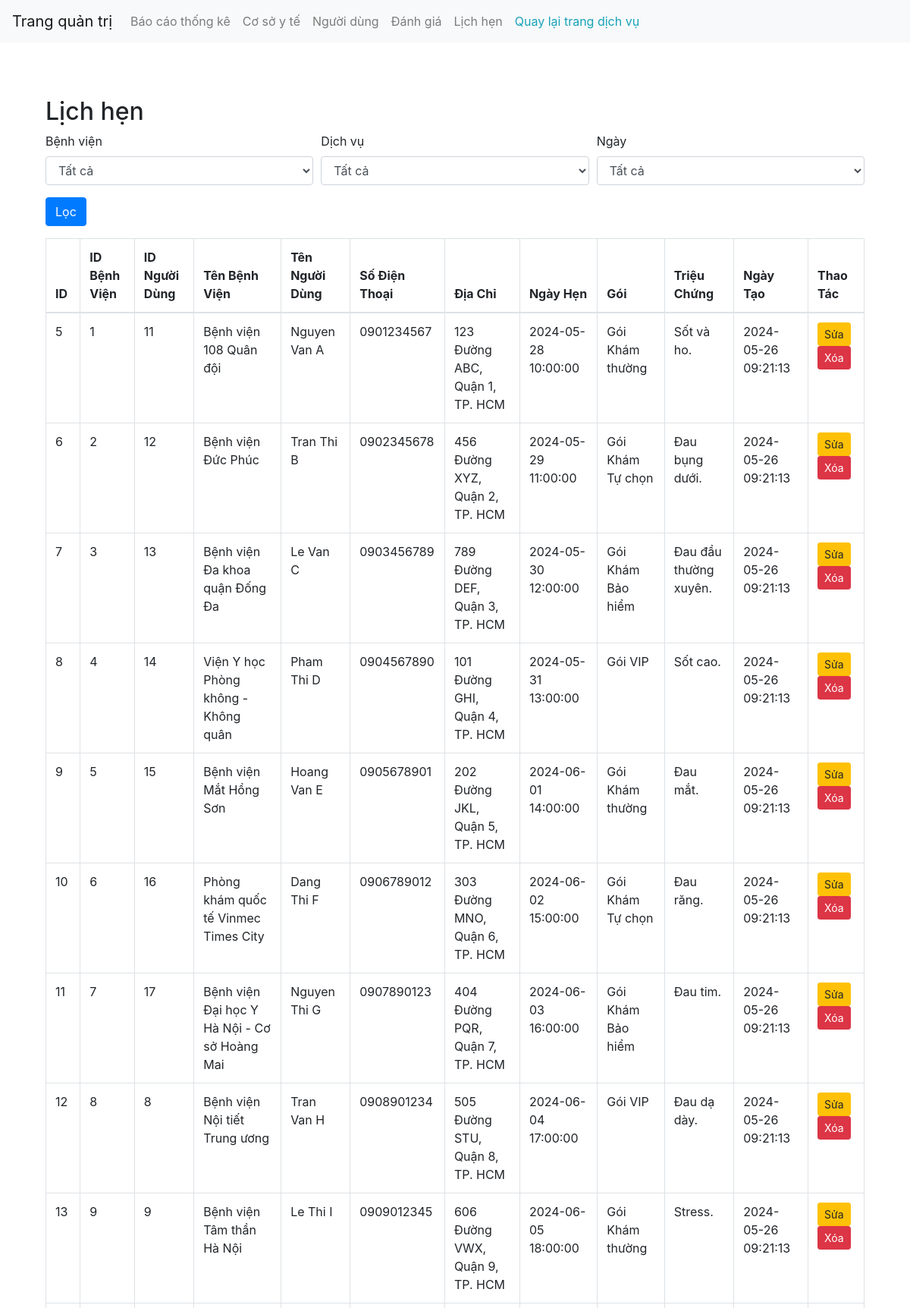
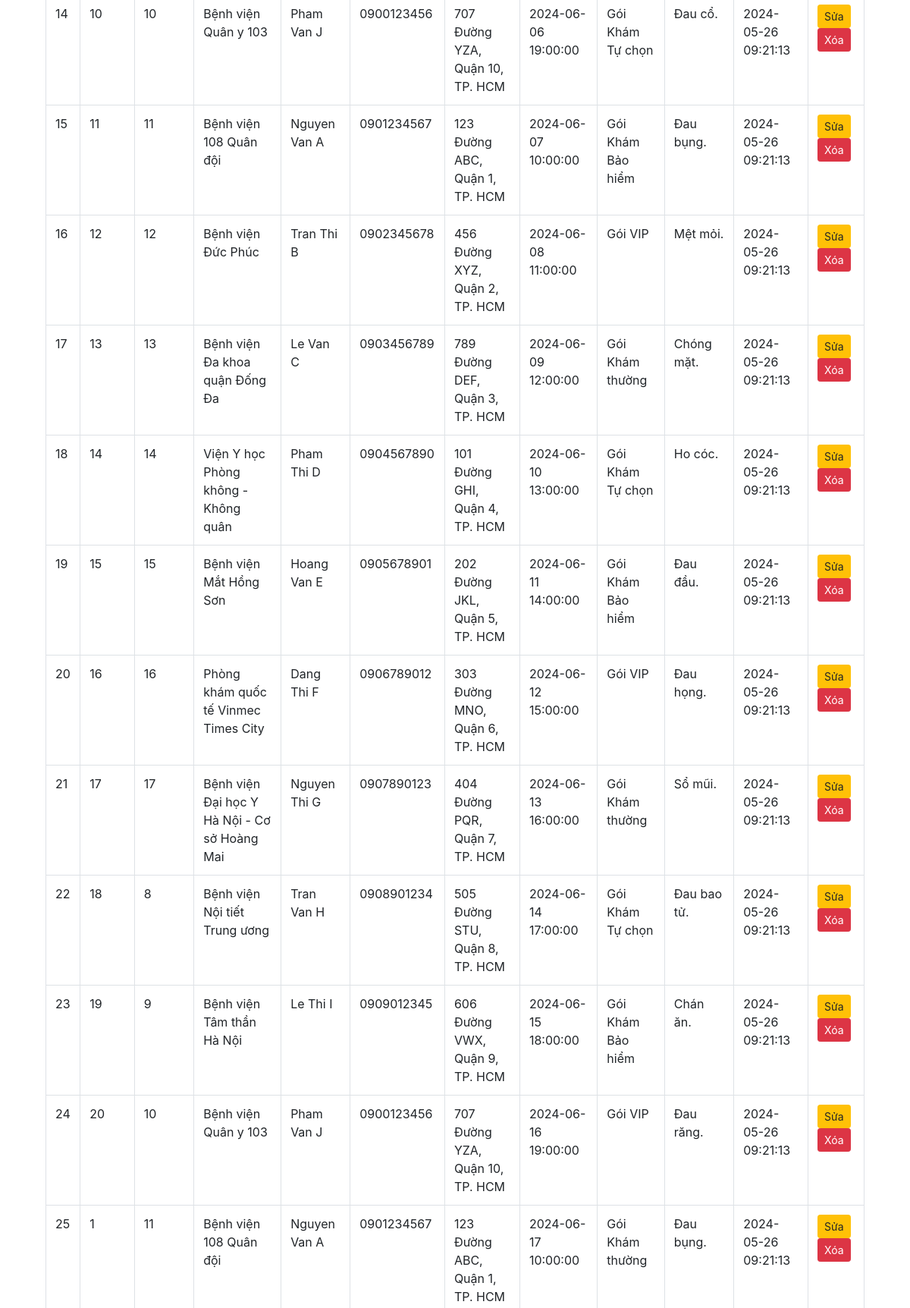
The page /page/admin/appointment/read.php (signed in, upper part) on the database its author committed (2 pictures, top to bottom).
### tables this page shows
CREATE TABLE `appointments` (
  `id_appointments` int(11) NOT NULL,
  `id_hopital` int(11) NOT NULL,
  `id_user` int(11) NOT NULL,
  `name_hopital` varchar(2000) NOT NULL,
  `name` varchar(2000) NOT NULL,
  `phone` varchar(15) NOT NULL,
  `address` varchar(2000) NOT NULL,
  `appointment_date` datetime NOT NULL,
  `created_at` datetime DEFAULT current_timestamp(),
  `package` varchar(50) NOT NULL,
  `symptoms` text NOT NULL
);

### page/admin/appointment/read.php (the view, shortened to what this page needs)
<?php
require_once(__ROOT__ . '../../../connect.php');
include('../includes/header.php');
$sql = "SELECT * FROM appointments";
$result = $conn->query($sql);
?>
<!DOCTYPE html>
<html lang="vi">
<head>
    <link rel="stylesheet" href="https://maxcdn.bootstrapcdn.com/bootstrap/4.5.2/css/bootstrap.min.css">
</head>
<body>
    <div class="container pb-5 pt-5">
        <h2>Lịch hẹn</h2>
        <form class="mb-3">
            <div class="form-row">
                <div class="form-group col-md-4">
                    <label for="hospitalSelect">Bệnh viện</label>
                    <select id="hospitalSelect" class="form-control">
                        <option selected disabled>Tất cả</option>
                    </select>
                </div>
                <div class="form-group col-md-4">
                    <label for="serviceSelect">Dịch vụ</label>
                    <select id="serviceSelect" class="form-control">
                        <option selected disabled>Tất cả</option>
                    </select>
                </div>
                <div class="form-group col-md-4">
                    <label for="dateSelect">Ngày</label>
                    <select id="dateSelect" class="form-control">
                        <option selected disabled>Tất cả</option>
                    </select>
                </div>
            </div>
            <button type="submit" class="btn btn-primary">Lọc</button>
        </form>
        <table class="table table-bordered">
            <thead>
                <tr>
                    <th>ID</th>
                    <th>ID Bệnh Viện</th>
                    <th>ID Người Dùng</th>
                    <th>Tên Bệnh Viện</th>
                    <th>Tên Người Dùng</th>
                    <th>Số Điện Thoại</th>
                    <th>Địa Chỉ</th>
                    <th>Ngày Hẹn</th>
                    <th>Gói</th>
                    <th>Triệu Chứng</th>
                    <th>Ngày Tạo</th>
                    <th>Thao Tác</th>
                </tr>
            </thead>
            <tbody>
                <?php while($row = $result->fetch_assoc()) { ?>
                <tr>
                    <td><?php echo $row['id_appointments']; ?></td>
                    <td><?php echo $row['id_hopital']; ?></td>
                    <td><?php echo $row['id_user']; ?></td>
                    <td><?php echo $row['name_hopital']; ?></td>
                    <td><?php echo $row['name']; ?></td>
                    <td><?php echo $row['phone']; ?></td>
                    <td><?php echo $row['address']; ?></td>
                    <td><?php echo $row['appointment_date']; ?></td>
                    <td><?php echo $row['package']; ?></td>
                    <td><?php echo $row['symptoms']; ?></td>
                    <td><?php echo $row['created_at']; ?></td>
                    <td>
                        <a href="update.php?id=<?php echo $row['id_appointments']; ?>" class="btn btn-warning btn-sm">Sửa</a>
                        <a href="delete.php?id=<?php echo $row['id_appointments']; ?>" class="btn btn-danger btn-sm">Xóa</a>
                    </td>
                </tr>
                <?php } ?>
            </tbody>
        </table>
    </div>
    <?php
include('../includes/footer.php');
?>
</body>
</html>

### rows shown on the page
appointments: id_appointments "5", id_hopital "1", id_user "11", name_hopital "Bệnh viện 108 Quân đội", name "Nguyen Van A", phone "0901234567", address "123 Đường ABC, Quận 1, TP. HCM", appointment_date "2024-05-28 10:00:00", package "Gói Khám thường", symptoms "Sốt và ho.", created_at "2024-05-26 09:21:13"
appointments: id_appointments "6", id_hopital "2", id_user "12", name_hopital "Bệnh viện Đức Phúc", name "Tran Thi B", phone "0902345678", address "456 Đường XYZ, Quận 2, TP. HCM", appointment_date "2024-05-29 11:00:00", package "Gói Khám Tự chọn", symptoms "Đau bụng dưới.", created_at "2024-05-26 09:21:13"
appointments: id_appointments "7", id_hopital "3", id_user "13", name_hopital "Bệnh viện Đa khoa quận Đống Đa", name "Le Van C", phone "0903456789", address "789 Đường DEF, Quận 3, TP. HCM", appointment_date "2024-05-30 12:00:00", package "Gói Khám Bảo hiểm", symptoms "Đau đầu thường xuyên.", created_at "2024-05-26 09:21:13"
appointments: id_appointments "8", id_hopital "4", id_user "14", name_hopital "Viện Y học Phòng không - Không quân", name "Pham Thi D", phone "0904567890", address "101 Đường GHI, Quận 4, TP. HCM", appointment_date "2024-05-31 13:00:00", package "Gói VIP", symptoms "Sốt cao.", created_at "2024-05-26 09:21:13"
appointments: id_appointments "9", id_hopital "5", id_user "15", name_hopital "Bệnh viện Mắt Hồng Sơn", name "Hoang Van E", phone "0905678901", address "202 Đường JKL, Quận 5, TP. HCM", appointment_date "2024-06-01 14:00:00", package "Gói Khám thường", symptoms "Đau mắt.", created_at "2024-05-26 09:21:13"
appointments: id_appointments "10", id_hopital "6", id_user "16", name_hopital "Phòng khám quốc tế Vinmec Times City", name "Dang Thi F", phone "0906789012", address "303 Đường MNO, Quận 6, TP. HCM", appointment_date "2024-06-02 15:00:00", package "Gói Khám Tự chọn", symptoms "Đau răng.", created_at "2024-05-26 09:21:13"
appointments: id_appointments "11", id_hopital "7", id_user "17", name_hopital "Bệnh viện Đại học Y Hà Nội - Cơ sở Hoàng Mai", name "Nguyen Thi G", phone "0907890123", address "404 Đường PQR, Quận 7, TP. HCM", appointment_date "2024-06-03 16:00:00", package "Gói Khám Bảo hiểm", symptoms "Đau tim.", created_at "2024-05-26 09:21:13"
appointments: id_appointments "12", id_hopital "8", id_user "8", name_hopital "Bệnh viện Nội tiết Trung ương", name "Tran Van H", phone "0908901234", address "505 Đường STU, Quận 8, TP. HCM", appointment_date "2024-06-04 17:00:00", package "Gói VIP", symptoms "Đau dạ dày.", created_at "2024-05-26 09:21:13"
appointments: id_appointments "13", id_hopital "9", id_user "9", name_hopital "Bệnh viện Tâm thần Hà Nội", name "Le Thi I", phone "0909012345", address "606 Đường VWX, Quận 9, TP. HCM", appointment_date "2024-06-05 18:00:00", package "Gói Khám thường", symptoms "Stress.", created_at "2024-05-26 09:21:13"
appointments: id_appointments "14", id_hopital "10", id_user "10", name_hopital "Bệnh viện Quân y 103", name "Pham Van J", phone "0900123456", address "707 Đường YZA, Quận 10, TP. HCM", appointment_date "2024-06-06 19:00:00", package "Gói Khám Tự chọn", symptoms "Đau cổ.", created_at "2024-05-26 09:21:13"
appointments: id_appointments "15", id_hopital "11", id_user "11", name_hopital "Bệnh viện 108 Quân đội", name "Nguyen Van A", phone "0901234567", address "123 Đường ABC, Quận 1, TP. HCM", appointment_date "2024-06-07 10:00:00", package "Gói Khám Bảo hiểm", symptoms "Đau bụng.", created_at "2024-05-26 09:21:13"
appointments: id_appointments "16", id_hopital "12", id_user "12", name_hopital "Bệnh viện Đức Phúc", name "Tran Thi B", phone "0902345678", address "456 Đường XYZ, Quận 2, TP. HCM", appointment_date "2024-06-08 11:00:00", package "Gói VIP", symptoms "Mệt mỏi.", created_at "2024-05-26 09:21:13"
appointments: id_appointments "17", id_hopital "13", id_user "13", name_hopital "Bệnh viện Đa khoa quận Đống Đa", name "Le Van C", phone "0903456789", address "789 Đường DEF, Quận 3, TP. HCM", appointment_date "2024-06-09 12:00:00", package "Gói Khám thường", symptoms "Chóng mặt.", created_at "2024-05-26 09:21:13"
appointments: id_appointments "18", id_hopital "14", id_user "14", name_hopital "Viện Y học Phòng không - Không quân", name "Pham Thi D", phone "0904567890", address "101 Đường GHI, Quận 4, TP. HCM", appointment_date "2024-06-10 13:00:00", package "Gói Khám Tự chọn", symptoms "Ho cóc.", created_at "2024-05-26 09:21:13"
appointments: id_appointments "19", id_hopital "15", id_user "15", name_hopital "Bệnh viện Mắt Hồng Sơn", name "Hoang Van E", phone "0905678901", address "202 Đường JKL, Quận 5, TP. HCM", appointment_date "2024-06-11 14:00:00", package "Gói Khám Bảo hiểm", symptoms "Đau đầu.", created_at "2024-05-26 09:21:13"
appointments: id_appointments "20", id_hopital "16", id_user "16", name_hopital "Phòng khám quốc tế Vinmec Times City", name "Dang Thi F", phone "0906789012", address "303 Đường MNO, Quận 6, TP. HCM", appointment_date "2024-06-12 15:00:00", package "Gói VIP", symptoms "Đau họng.", created_at "2024-05-26 09:21:13"
appointments: id_appointments "21", id_hopital "17", id_user "17", name_hopital "Bệnh viện Đại học Y Hà Nội - Cơ sở Hoàng Mai", name "Nguyen Thi G", phone "0907890123", address "404 Đường PQR, Quận 7, TP. HCM", appointment_date "2024-06-13 16:00:00", package "Gói Khám thường", symptoms "Sổ mũi.", created_at "2024-05-26 09:21:13"
appointments: id_appointments "22", id_hopital "18", id_user "8", name_hopital "Bệnh viện Nội tiết Trung ương", name "Tran Van H", phone "0908901234", address "505 Đường STU, Quận 8, TP. HCM", appointment_date "2024-06-14 17:00:00", package "Gói Khám Tự chọn", symptoms "Đau bao tử.", created_at "2024-05-26 09:21:13"
appointments: id_appointments "23", id_hopital "19", id_user "9", name_hopital "Bệnh viện Tâm thần Hà Nội", name "Le Thi I", phone "0909012345", address "606 Đường VWX, Quận 9, TP. HCM", appointment_date "2024-06-15 18:00:00", package "Gói Khám Bảo hiểm", symptoms "Chán ăn.", created_at "2024-05-26 09:21:13"
appointments: id_appointments "24", id_hopital "20", id_user "10", name_hopital "Bệnh viện Quân y 103", name "Pham Van J", phone "0900123456", address "707 Đường YZA, Quận 10, TP. HCM", appointment_date "2024-06-16 19:00:00", package "Gói VIP", symptoms "Đau răng.", created_at "2024-05-26 09:21:13"
appointments: id_appointments "25", id_hopital "1", id_user "11", name_hopital "Bệnh viện 108 Quân đội", name "Nguyen Van A", phone "0901234567", address "123 Đường ABC, Quận 1, TP. HCM", appointment_date "2024-06-17 10:00:00", package "Gói Khám thường", symptoms "Đau bụng.", created_at "2024-05-26 09:21:13"
